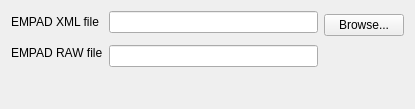
<?xml version="1.0" encoding="UTF-8"?>
<ui version="4.0">
 <class>Form</class>
 <widget class="QWidget" name="Form">
  <property name="geometry">
   <rect>
    <x>0</x>
    <y>0</y>
    <width>415</width>
    <height>109</height>
   </rect>
  </property>
  <property name="windowTitle">
   <string>Form</string>
  </property>
  <layout class="QVBoxLayout" name="verticalLayout">
   <item>
    <layout class="QGridLayout" name="gridLayout">
     <item row="0" column="0">
      <widget class="QLabel" name="label">
       <property name="text">
        <string>EMPAD XML file</string>
       </property>
      </widget>
     </item>
     <item row="0" column="1">
      <widget class="QLineEdit" name="lineEdit_xml_path"/>
     </item>
     <item row="0" column="2" rowspan="2">
      <widget class="QPushButton" name="pushButton_browse">
       <property name="text">
        <string>Browse...</string>
       </property>
      </widget>
     </item>
     <item row="1" column="0" rowspan="2">
      <widget class="QLabel" name="label_2">
       <property name="text">
        <string>EMPAD RAW file</string>
       </property>
      </widget>
     </item>
     <item row="2" column="1">
      <widget class="QLineEdit" name="lineEdit_raw_path"/>
     </item>
     <item row="2" column="2">
      <spacer name="horizontalSpacer">
       <property name="orientation">
        <enum>Qt::Horizontal</enum>
       </property>
       <property name="sizeType">
        <enum>QSizePolicy::Minimum</enum>
       </property>
       <property name="sizeHint" stdset="0">
        <size>
         <width>40</width>
         <height>20</height>
        </size>
       </property>
      </spacer>
     </item>
    </layout>
   </item>
   <item>
    <spacer name="verticalSpacer">
     <property name="orientation">
      <enum>Qt::Vertical</enum>
     </property>
     <property name="sizeHint" stdset="0">
      <size>
       <width>20</width>
       <height>26</height>
      </size>
     </property>
    </spacer>
   </item>
  </layout>
 </widget>
 <resources/>
 <connections/>
</ui>
